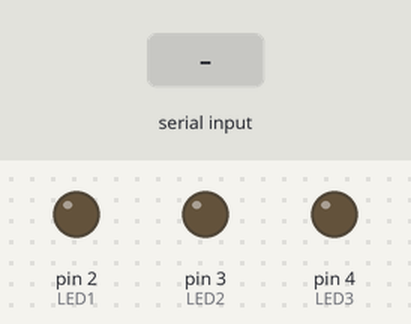
This sketch was run on a simulated Arduino Uno, built with avr-gcc and run on an emulated ATmega328P. On the bench: output pins drawn as LEDs (lit = HIGH). The inputs (shaded band) are chosen by the test bench.

Above: at 1.2 s.
1.3 s: "2" received over Serial
At 1.8 s:
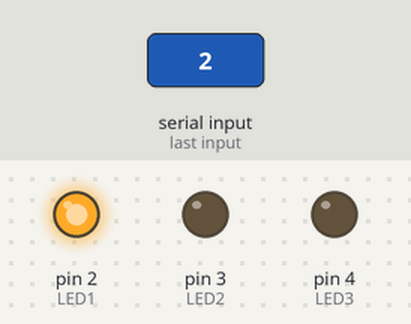
2.8 s: "4" received over Serial
At 3.1 s:
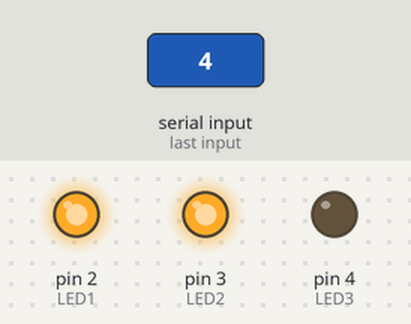
4.3 s: "1" received over Serial
At 5.5 s:
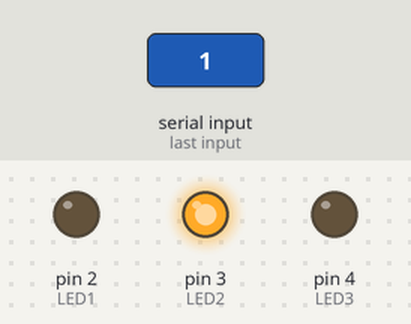
5.8 s: "6" received over Serial
At 6.7 s:
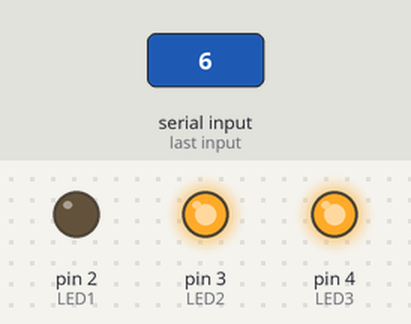
7.3 s: "3" received over Serial
At 7.6 s:
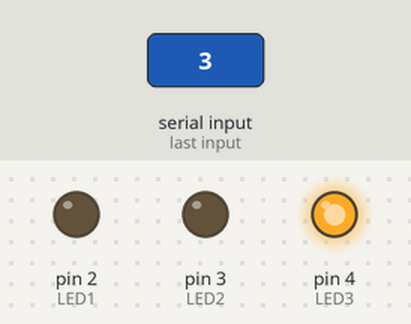
8.8 s: "5" received over Serial
At 10.0 s:
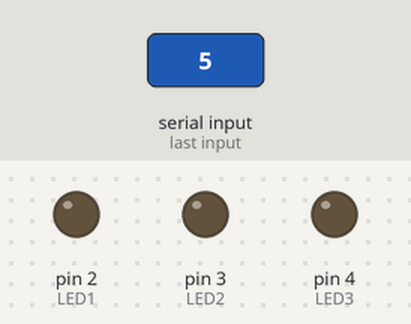
Timing chart, 0 to 11.3 s (numbered marks = the images above; inputs shaded):
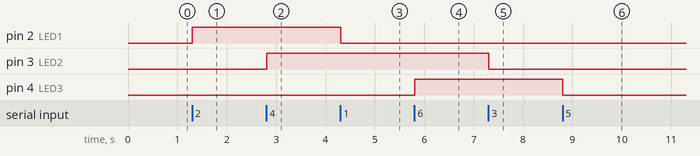

Measured:
- after the input at 1.3 s, pin 2 (LED1): LOW → HIGH at once
- after the input at 2.8 s, pin 3 (LED2): LOW → HIGH at once
- after the input at 4.3 s, pin 2 (LED1): HIGH → LOW at once
- after the input at 5.8 s, pin 4 (LED3): LOW → HIGH at once
- after the input at 7.3 s, pin 3 (LED2): HIGH → LOW at once
- after the input at 8.8 s, pin 4 (LED3): HIGH → LOW at once

The sketch:

threeLED_control.ino
```cpp
int LED1 = 2;
int LED2 = 3;
int LED3 = 4;

void setup() {
  // put your setup code here, to run once:
  pinMode(LED1, OUTPUT);
  pinMode(LED2, OUTPUT);
  pinMode(LED3, OUTPUT);
  digitalWrite(LED1, LOW);
  digitalWrite(LED2, LOW);
  digitalWrite(LED3, LOW);
  Serial.begin(9600);
}

void loop() {
  // put your main code here, to run repeatedly:
  char data;
  if (Serial.available()){
    data = Serial.read();

    if(data == '1') {
      digitalWrite(LED1, LOW);
    }
    else if(data == '2') {
      digitalWrite(LED1, HIGH);
    }
    else if(data == '3') {
      digitalWrite(LED2, LOW);
    }
    else if(data == '4') {
      digitalWrite(LED2, HIGH);
    }
    else if(data == '5') {
      digitalWrite(LED3, LOW);
    }
    else if(data == '6') {
      digitalWrite(LED3, HIGH);
    }
  }
  delay(10);
}
```
